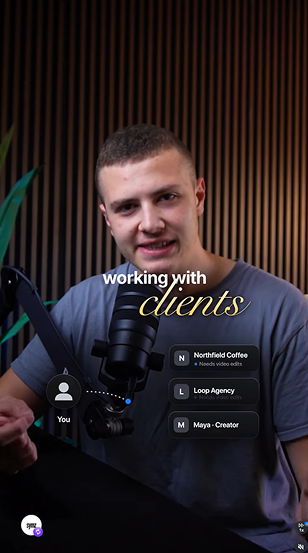
#> input picture .claude/skills/video-editing/assets/references/ONS/ONS-001__image_575.png, 308 x 553 px
$ python -i vvlib.py   (imports and definitions only)
#> lines starting #> are read from the running program, lines starting #| are printed output that depends on the picture
"""Shared helpers for the video-visual-editing reference library.

Stdlib + Pillow only. Every script in this folder imports from here so
hashing, palette extraction and catalog I/O behave identically.
"""
from __future__ import annotations

import hashlib
import json
import re
from pathlib import Path

SKILL_ROOT = Path(__file__).resolve().parent.parent
DATA_FILE = SKILL_ROOT / "data" / "references.json"
ASSET_ROOT = SKILL_ROOT / "assets" / "references"
LIBRARY_DOCS = SKILL_ROOT / "references" / "library"
SHEETS_DIR = SKILL_ROOT / "assets" / "contact-sheets"

CATEGORIES = {
    "ONS": "On-Screen Visuals (speaker stays visible)",
    "TXT": "Text Inspiration & Text Animations",
    "FUL": "Full-Screen Animations (replace the talking head)",
}
OBSERVED_FIELDS = ["description", "typography", "palette", "composition",
                   "lighting_effects", "depth_layering"]
INFERRED_FIELDS = ["animation", "use_cases", "recreation"]

# Perceptual-distance thresholds (dHash 16x16 + aHash 16x16 = 512 bits).
# <=30 has always been the same image at another size/crop in this library;
# 31-60 means a very close variant; above that, treat as distinct.
DUP_THRESHOLD = 30
SIMILAR_THRESHOLD = 60


# [12 lines left out: functions sanitize, sha256, not called in this run]


def phash(path: Path) -> str:
    """dHash(16) + aHash(16) as one hex string (512 bits)."""
    from PIL import Image
    im = Image.open(path).convert("L")
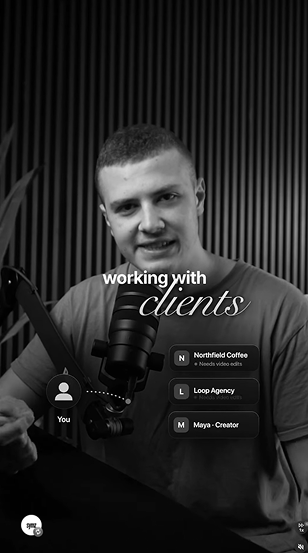
#> im: PIL image 308x553 L; min 0, max 255, mean 37.9
    d = im.resize((17, 16), Image.LANCZOS)
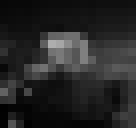
#> d: PIL image 17x16 L (shown 8 times larger); min 1, max 174, mean 38
    px = list(d.tobytes())
#> px = 272 values, max 174 at index 91, min 1 at index 221, mean 37.96
    bits = []
    for y in range(16):
        row = px[y * 17:(y + 1) * 17]
        bits += [1 if row[x + 1] > row[x] else 0 for x in range(16)]
#> this loop made 16 passes
#> bits on pass 1: [1, 0, 0, 1, 1, 1, 0, 0, 1, 1, 0, 1, 0, 0, 0, 1]
#> row on pass 16: [3, 84, 36, 2, 7, 6, 6, 7, 6, 5, 5, 6, 6, 13, 31, 46, 59]
#> after the loop, bits = 256 values, max 1 at index 0, min 0 at index 1, mean 0.562
    a = list(im.resize((16, 16), Image.LANCZOS).tobytes())
#> a = 256 values, max 170 at index 86, min 1 at index 208, mean 37.97
    mean = sum(a) / len(a)
#> mean = 37.97
    bits += [1 if v > mean else 0 for v in a]
#> bits = 512 values, max 1 at index 0, min 0 at index 1, mean 0.457
    return "%0128x" % int("".join(map(str, bits)), 2)


def hamming(h1: str, h2: str) -> int:
    return bin(int(h1, 16) ^ int(h2, 16)).count("1")


def aspect(size) -> float:
    return size[0] / size[1]


# [20 lines left out: functions palette, image_size, not called in this run]


def load_catalog() -> dict:
    with open(DATA_FILE, encoding="utf-8") as f:
        return json.load(f)


# [5 lines left out: function save_catalog, not called in this run]


def next_id(cat: dict, category: str) -> str:
    nums = [int(r["id"].split("-")[1]) for r in cat["references"] if r["category"] == category]
    return "%s-%03d" % (category, (max(nums) if nums else 0) + 1)


# [25 lines left out: functions all_known_hashes, find_matches, not called in this run]

>>> result = phash('../../.claude/skills/video-editing/assets/references/ONS/ONS-001__image_575.png')

$ run again, on .claude/skills/video-editing/assets/references/ONS/ONS-002__image_576.png
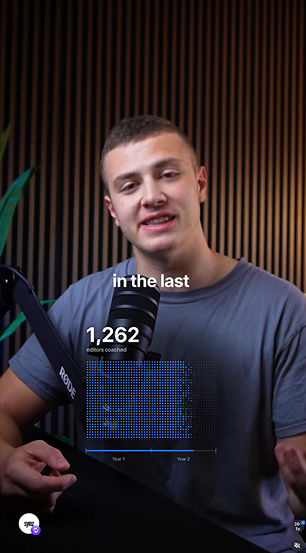
#> input picture .claude/skills/video-editing/assets/references/ONS/ONS-002__image_576.png, 306 x 553 px
#> in phash, `im = Image.open(path).convert("L")`:
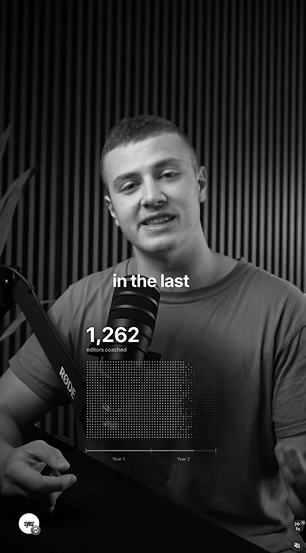
#> im: PIL image 306x553 L; min 0, max 255, mean 42.6
#> in phash, `d = im.resize((17, 16), Image.LANCZOS)`:
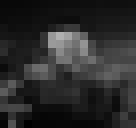
#> d: PIL image 17x16 L (shown 8 times larger); min 0, max 176, mean 42.7
#> px = 272 values, max 176 at index 75, min 0 at index 258, mean 42.71
#> the loop in phash, `for y in range(16):` made 16 passes
#> bits on pass 1: [0, 0, 1, 1, 1, 1, 0, 1, 0, 1, 0, 1, 0, 0, 0, 1]
#> after the loop in phash, `for y in range(16):`: bits = 256 values, max 1 at index 2, min 0 at index 0, mean 0.539
#> a = 256 values, max 177 at index 71, min 1 at index 243, mean 42.72
#> mean = 42.72
#> in phash, `bits += [1 if v > mean else 0 for v in a]`: bits = 512 values, max 1 at index 2, min 0 at index 0, mean 0.455

$ run again, on .claude/skills/video-editing/assets/references/ONS/ONS-003__image_577.png
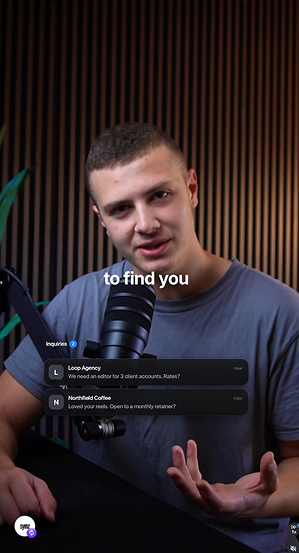
#> input picture .claude/skills/video-editing/assets/references/ONS/ONS-003__image_577.png, 299 x 553 px
#> in phash, `im = Image.open(path).convert("L")`:
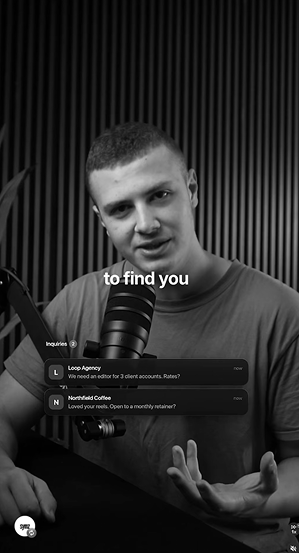
#> im: PIL image 299x553 L; min 0, max 255, mean 41.9
#> in phash, `d = im.resize((17, 16), Image.LANCZOS)`:
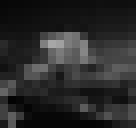
#> d: PIL image 17x16 L (shown 8 times larger); min 3, max 167, mean 41.9
#> px = 272 values, max 167 at index 91, min 3 at index 205, mean 41.89
#> the loop in phash, `for y in range(16):` made 16 passes
#> bits on pass 1: [1, 0, 1, 1, 1, 1, 0, 1, 0, 1, 0, 1, 0, 0, 0, 1]
#> after the loop in phash, `for y in range(16):`: bits = 256 values, max 1 at index 0, min 0 at index 1, mean 0.562
#> a = 256 values, max 161 at index 86, min 2 at index 193, mean 41.93
#> mean = 41.93
#> in phash, `bits += [1 if v > mean else 0 for v in a]`: bits = 512 values, max 1 at index 0, min 0 at index 1, mean 0.473

$ run again, on .claude/skills/video-editing/assets/references/ONS/ONS-004__image_578.png
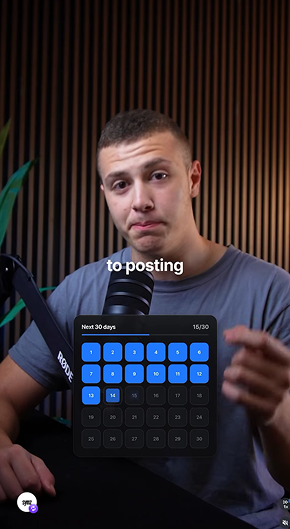
#> input picture .claude/skills/video-editing/assets/references/ONS/ONS-004__image_578.png, 290 x 529 px
#> in phash, `im = Image.open(path).convert("L")`:
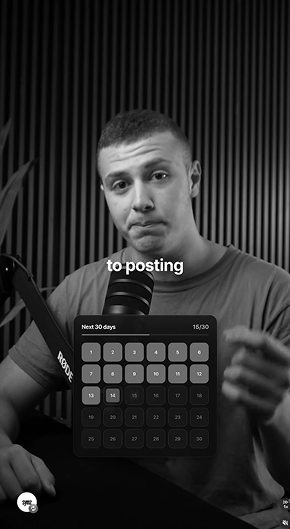
#> im: PIL image 290x529 L; min 0, max 255, mean 43.7
#> in phash, `d = im.resize((17, 16), Image.LANCZOS)`:
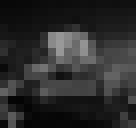
#> d: PIL image 17x16 L (shown 8 times larger); min 4, max 153, mean 43.7
#> px = 272 values, max 153 at index 92, min 4 at index 206, mean 43.68
#> the loop in phash, `for y in range(16):` made 16 passes
#> bits on pass 1: [0, 1, 0, 1, 1, 1, 0, 1, 1, 1, 0, 1, 0, 0, 1, 0]
#> after the loop in phash, `for y in range(16):`: bits = 256 values, max 1 at index 1, min 0 at index 0, mean 0.523
#> a = 256 values, max 153 at index 87, min 4 at index 193, mean 43.68
#> mean = 43.68
#> in phash, `bits += [1 if v > mean else 0 for v in a]`: bits = 512 values, max 1 at index 1, min 0 at index 0, mean 0.459
